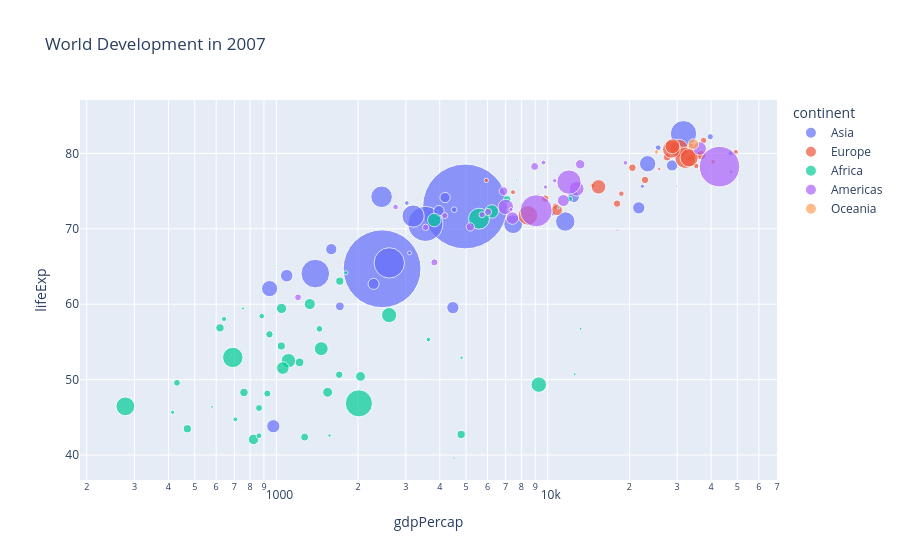

The notebook cell saved with this chart:
### Markdown cell above
# Task 4.1:  Install Plotly & First Interactive Chart

### Code cell
# Load dataset and filter for 2007
df = px.data.gapminder().query('year == 2007')

# Create interactive scatter plot
fig = px.scatter(
    df, 
    x='gdpPercap', 
    y='lifeExp',
    size='pop', 
    color='continent',
    hover_name='country',
    log_x=True, 
    size_max=60,
    title='World Development in 2007'
)

# Show plot and save as HTML in the current directory
fig.show()
fig.write_html('interactive_scatter.html')

### Figure 1 — Plotly figure (JSON) as saved in the notebook; plotly's stock layout.template omitted (floating-point values rounded to 4 significant figures)
{"data": [{"hovertemplate": "<b>%{hovertext}</b><br><br>continent=Asia<br>gdpPercap=%{x}<br>lifeExp=%{y}<br>pop=%{marker.size}<extra></extra>", "hovertext": ["Afghanistan", "Bahrain", "Bangladesh", "Cambodia", "China", "Hong Kong, China", "India", "Indonesia", "Iran", "Iraq", "Israel", "Japan", "Jordan", "Korea, Dem. Rep.", "Korea, Rep.", "Kuwait", "Lebanon", "Malaysia", "Mongolia", "Myanmar", "Nepal", "Oman", "Pakistan", "Philippines", "Saudi Arabia", "Singapore", "Sri Lanka", "Syria", "Taiwan", "Thailand", "Vietnam", "West Bank and Gaza", "Yemen, Rep."], "legendgroup": "Asia", "marker": {"color": "#636efa", "size": [31889923, 708573, 150448339, 14131858, 1318683096, 6980412, 1110396331, 223547000, 69453570, 27499638, 6426679, 127467972, 6053193, 23301725, 49044790, 2505559, 3921278, 24821286, 2874127, 47761980, 28901790, 3204897, 169270617, 91077287, 27601038, 4553009, 20378239, 19314747, 23174294, 65068149, 85262356, 4018332, 22211743], "sizemode": "area", "sizeref": 366300.0, "symbol": "circle"}, "mode": "markers", "name": "Asia", "orientation": "v", "showlegend": true, "type": "scatter", "x": [974.6, 29800.0, 1391.0, 1714.0, 4959.0, 39720.0, 2452.0, 3541.0, 11610.0, 4471.0, 25520.0, 31660.0, 4519.0, 1593.0, 23350.0, 47310.0, 10460.0, 12450.0, 3096.0, 944.0, 1091.0, 22320.0, 2606.0, 3190.0, 21650.0, 47140.0, 3970.0, 4185.0, 28720.0, 7458.0, 2442.0, 3025.0, 2281.0], "xaxis": "x", "y": [43.83, 75.64, 64.06, 59.72, 72.96, 82.21, 64.7, 70.65, 70.96, 59.55, 80.75, 82.6, 72.53, 67.3, 78.62, 77.59, 71.99, 74.24, 66.8, 62.07, 63.78, 75.64, 65.48, 71.69, 72.78, 79.97, 72.4, 74.14, 78.4, 70.62, 74.25, 73.42, 62.7], "yaxis": "y"}, {"hovertemplate": "<b>%{hovertext}</b><br><br>continent=Europe<br>gdpPercap=%{x}<br>lifeExp=%{y}<br>pop=%{marker.size}<extra></extra>", "hovertext": ["Albania", "Austria", "Belgium", "Bosnia and Herzegovina", "Bulgaria", "Croatia", "Czech Republic", "Denmark", "Finland", "France", "Germany", "Greece", "Hungary", "Iceland", "Ireland", "Italy", "Montenegro", "Netherlands", "Norway", "Poland", "Portugal", "Romania", "Serbia", "Slovak Republic", "Slovenia", "Spain", "Sweden", "Switzerland", "Turkey", "United Kingdom"], "legendgroup": "Europe", "marker": {"color": "#EF553B", "size": [3600523, 8199783, 10392226, 4552198, 7322858, 4493312, 10228744, 5468120, 5238460, 61083916, 82400996, 10706290, 9956108, 301931, 4109086, 58147733, 684736, 16570613, 4627926, 38518241, 10642836, 22276056, 10150265, 5447502, 2009245, 40448191, 9031088, 7554661, 71158647, 60776238], "sizemode": "area", "sizeref": 366300.0, "symbol": "circle"}, "mode": "markers", "name": "Europe", "orientation": "v", "showlegend": true, "type": "scatter", "x": [5937.0, 36130.0, 33690.0, 7446.0, 10680.0, 14620.0, 22830.0, 35280.0, 33210.0, 30470.0, 32170.0, 27540.0, 18010.0, 36180.0, 40680.0, 28570.0, 9254.0, 36800.0, 49360.0, 15390.0, 20510.0, 10810.0, 9787.0, 18680.0, 25770.0, 28820.0, 33860.0, 37510.0, 8458.0, 33200.0], "xaxis": "x", "y": [76.42, 79.83, 79.44, 74.85, 73.0, 75.75, 76.49, 78.33, 79.31, 80.66, 79.41, 79.48, 73.34, 81.76, 78.89, 80.55, 74.54, 79.76, 80.2, 75.56, 78.1, 72.48, 74.0, 74.66, 77.93, 80.94, 80.88, 81.7, 71.78, 79.42], "yaxis": "y"}, {"hovertemplate": "<b>%{hovertext}</b><br><br>continent=Africa<br>gdpPercap=%{x}<br>lifeExp=%{y}<br>pop=%{marker.size}<extra></extra>", "hovertext": ["Algeria", "Angola", "Benin", "Botswana", "Burkina Faso", "Burundi", "Cameroon", "Central African Republic", "Chad", "Comoros", "Congo, Dem. Rep.", "Congo, Rep.", "Cote d'Ivoire", "Djibouti", "Egypt", "Equatorial Guinea", "Eritrea", "Ethiopia", "Gabon", "Gambia", "Ghana", "Guinea", "Guinea-Bissau", "Kenya", "Lesotho", "Liberia", "Libya", "Madagascar", "Malawi", "Mali", "Mauritania", "Mauritius", "Morocco", "Mozambique", "Namibia", "Niger", "Nigeria", "Reunion", "Rwanda", "Sao Tome and Principe", "Senegal", "Sierra Leone", "Somalia", "South Africa", "Sudan", "Swaziland", "Tanzania", "Togo", "Tunisia", "Uganda", "Zambia", "Zimbabwe"], "legendgroup": "Africa", "marker": {"color": "#00cc96", "size": [33333216, 12420476, 8078314, 1639131, 14326203, 8390505, 17696293, 4369038, 10238807, 710960, 64606759, 3800610, 18013409, 496374, 80264543, 551201, 4906585, 76511887, 1454867, 1688359, 22873338, 9947814, 1472041, 35610177, 2012649, 3193942, 6036914, 19167654, 13327079, 12031795, 3270065, 1250882, 33757175, 19951656, 2055080, 12894865, 135031164, 798094, 8860588, 199579, 12267493, 6144562, 9118773, 43997828, 42292929, 1133066, 38139640, 5701579, 10276158, 29170398, 11746035, 12311143], "sizemode": "area", "sizeref": 366300.0, "symbol": "circle"}, "mode": "markers", "name": "Africa", "orientation": "v", "showlegend": true, "type": "scatter", "x": [6223.0, 4797.0, 1441.0, 12570.0, 1217.0, 430.1, 2042.0, 706.0, 1704.0, 986.1, 277.6, 3633.0, 1545.0, 2082.0, 5581.0, 12150.0, 641.4, 690.8, 13210.0, 752.7, 1328.0, 942.7, 579.2, 1463.0, 1569.0, 414.5, 12060.0, 1045.0, 759.3, 1043.0, 1803.0, 10960.0, 3820.0, 823.7, 4811.0, 619.7, 2014.0, 7670.0, 863.1, 1598.0, 1712.0, 862.5, 926.1, 9270.0, 2602.0, 4513.0, 1107.0, 883.0, 7093.0, 1056.0, 1271.0, 469.7], "xaxis": "x", "y": [72.3, 42.73, 56.73, 50.73, 52.3, 49.58, 50.43, 44.74, 50.65, 65.15, 46.46, 55.32, 48.33, 54.79, 71.34, 51.58, 58.04, 52.95, 56.73, 59.45, 60.02, 56.01, 46.39, 54.11, 42.59, 45.68, 73.95, 59.44, 48.3, 54.47, 64.16, 72.8, 71.16, 42.08, 52.91, 56.87, 46.86, 76.44, 46.24, 65.53, 63.06, 42.57, 48.16, 49.34, 58.56, 39.61, 52.52, 58.42, 73.92, 51.54, 42.38, 43.49], "yaxis": "y"}, {"hovertemplate": "<b>%{hovertext}</b><br><br>continent=Americas<br>gdpPercap=%{x}<br>lifeExp=%{y}<br>pop=%{marker.size}<extra></extra>", "hovertext": ["Argentina", "Bolivia", "Brazil", "Canada", "Chile", "Colombia", "Costa Rica", "Cuba", "Dominican Republic", "Ecuador", "El Salvador", "Guatemala", "Haiti", "Honduras", "Jamaica", "Mexico", "Nicaragua", "Panama", "Paraguay", "Peru", "Puerto Rico", "Trinidad and Tobago", "United States", "Uruguay", "Venezuela"], "legendgroup": "Americas", "marker": {"color": "#ab63fa", "size": [40301927, 9119152, 190010647, 33390141, 16284741, 44227550, 4133884, 11416987, 9319622, 13755680, 6939688, 12572928, 8502814, 7483763, 2780132, 108700891, 5675356, 3242173, 6667147, 28674757, 3942491, 1056608, 301139947, 3447496, 26084662], "sizemode": "area", "sizeref": 366300.0, "symbol": "circle"}, "mode": "markers", "name": "Americas", "orientation": "v", "showlegend": true, "type": "scatter", "x": [12780.0, 3822.0, 9066.0, 36320.0, 13170.0, 7007.0, 9645.0, 8948.0, 6025.0, 6873.0, 5728.0, 5186.0, 1202.0, 3548.0, 7321.0, 11980.0, 2749.0, 9809.0, 4173.0, 7409.0, 19330.0, 18010.0, 42950.0, 10610.0, 11420.0], "xaxis": "x", "y": [75.32, 65.55, 72.39, 80.65, 78.55, 72.89, 78.78, 78.27, 72.23, 74.99, 71.88, 70.26, 60.92, 70.2, 72.57, 76.19, 72.9, 75.54, 71.75, 71.42, 78.75, 69.82, 78.24, 76.38, 73.75], "yaxis": "y"}, {"hovertemplate": "<b>%{hovertext}</b><br><br>continent=Oceania<br>gdpPercap=%{x}<br>lifeExp=%{y}<br>pop=%{marker.size}<extra></extra>", "hovertext": ["Australia", "New Zealand"], "legendgroup": "Oceania", "marker": {"color": "#FFA15A", "size": [20434176, 4115771], "sizemode": "area", "sizeref": 366300.0, "symbol": "circle"}, "mode": "markers", "name": "Oceania", "orientation": "v", "showlegend": true, "type": "scatter", "x": [34440.0, 25190.0], "xaxis": "x", "y": [81.23, 80.2], "yaxis": "y"}], "layout": {"legend": {"itemsizing": "constant", "title": {"text": "continent"}, "tracegroupgap": 0}, "title": {"text": "World Development in 2007"}, "xaxis": {"anchor": "y", "domain": [0, 1], "title": {"text": "gdpPercap"}, "type": "log"}, "yaxis": {"anchor": "x", "domain": [0, 1], "title": {"text": "lifeExp"}}}}
